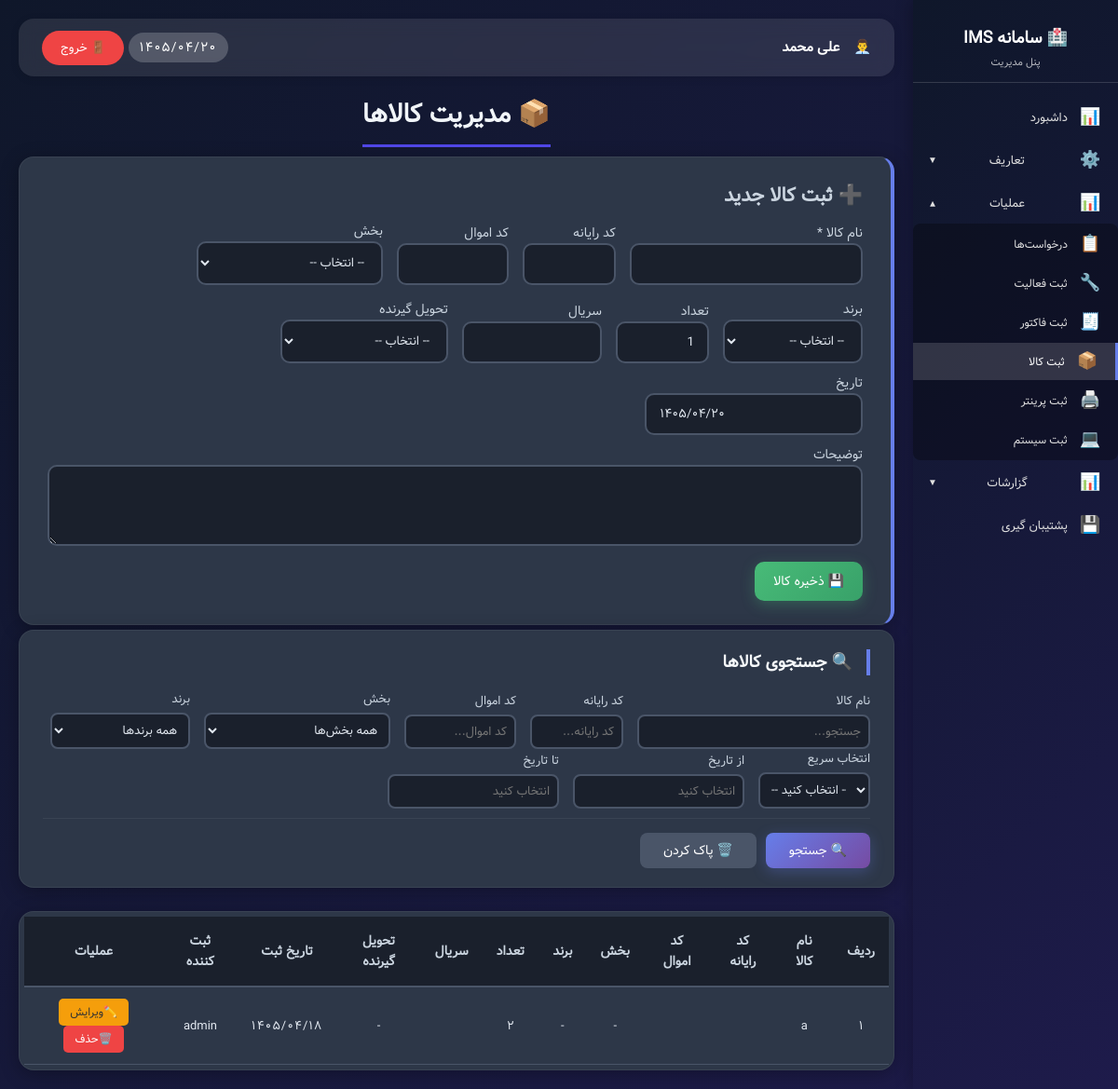
/admin_kala.php (signed in), run on the app's committed database.
### tables this page shows
CREATE TABLE `kala` (
  `id` int NOT NULL AUTO_INCREMENT,
  `computer_code` varchar(100) DEFAULT NULL,
  `property_code` varchar(100) DEFAULT NULL,
  `name` varchar(255) NOT NULL,
  `department_id` int DEFAULT NULL,
  `receiver_person_id` int DEFAULT NULL,
  `quantity` int DEFAULT '1',
  `brand_id` int DEFAULT NULL,
  `serial_number` varchar(100) DEFAULT NULL,
  `created_at` varchar(10) NOT NULL,
  `created_by` int DEFAULT NULL,
  PRIMARY KEY (`id`)
);

CREATE TABLE `users` (
  `id` int NOT NULL AUTO_INCREMENT,
  `username` varchar(50) NOT NULL,
  `password` varchar(255) NOT NULL,
  `fullname` varchar(100) NOT NULL,
  `role` enum('admin','user') DEFAULT 'user',
  `created_at` varchar(50) DEFAULT NULL,
  PRIMARY KEY (`id`),
  UNIQUE KEY `username` (`username`)
);

### assets/jdf.php (called while the page is built, shortened)
<?php
function gregorian_to_jalali($g_y, $g_m, $g_d)
{
    $g_days_in_month = array(31, 28, 31, 30, 31, 30, 31, 31, 30, 31, 30, 31);
    $j_days_in_month = array(31, 31, 31, 31, 31, 31, 30, 30, 30, 30, 30, 29);
    $gy = $g_y - 1600;
    $gm = $g_m - 1;
    $gd = $g_d - 1;
    $g_day_no = 365 * $gy + floor(($gy + 3) / 4) - floor(($gy + 99) / 100) + floor(($gy + 399) / 400);
    for ($i = 0; $i < $gm; ++$i)
        $g_day_no += $g_days_in_month[$i];
    $g_day_no += $gd;
    $j_day_no = $g_day_no - 79;
    $j_np = floor($j_day_no / 12053);
    $j_day_no %= 12053;
    $jy = 979 + 33 * $j_np + 4 * floor($j_day_no / 1461);
    $j_day_no %= 1461;
    if ($j_day_no >= 366) {
        $jy += floor(($j_day_no - 1) / 365);
        $j_day_no = ($j_day_no - 1) % 365;
    }
    for ($i = 0; $i < 11 && $j_day_no >= $j_days_in_month[$i]; ++$i)
        $j_day_no -= $j_days_in_month[$i];
    $jm = $i + 1;
    $jd = $j_day_no + 1;
    return array($jy, $jm, $jd);
}
function jdate($format, $timestamp = null)
{
    if ($timestamp === null) {
        $timestamp = time();
    }
    $gregorian_year = date("Y", $timestamp);
    $gregorian_month = date("m", $timestamp);
    $gregorian_day = date("d", $timestamp);
    list($jalali_year, $jalali_month, $jalali_day) = gregorian_to_jalali($gregorian_year, $gregorian_month, $gregorian_day);
    $output = '';
    $length = strlen($format);
    for ($i = 0; $i < $length; $i++) {
        $char = $format[$i];
        switch ($char) {
            case 'Y': $output .= $jalali_year; break;
            case 'm': $output .= sprintf("%02d", $jalali_month); break;
            case 'd': $output .= sprintf("%02d", $jalali_day); break;
            default: $output .= $char;
        }
    }
    return $output;
}
function now()
{
    return jdate('Y/m/d');
}
function fa_number($number) {
    $persian = ['۰', '۱', '۲', '۳', '۴', '۵', '۶', '۷', '۸', '۹'];
    $english = ['0', '1', '2', '3', '4', '5', '6', '7', '8', '9'];
    return str_replace($english, $persian, $number);
}
?>

### functions.php (called while the page is built, shortened)
<?php
function hasPermission($permission_key) {
    if (isset($_SESSION['user_id']) && $_SESSION['user_id'] == 1) {
        return true;
    }
    return true;
}
function canEditProducts() { return hasPermission('products_edit'); }
function canDeleteProducts() { return hasPermission('products_delete'); }
?>

### admin_kala.php (the view, shortened to what this page needs)
<?php
require_once 'config/config.php';
require_once 'assets/jdf.php';
require_once 'functions.php';
$db = getDB();
$params = [];
$sql = "
SELECT
    k.*,
    d.name AS department_name,
    p.name AS receiver_name,
    b.name AS brand_name,
    u.username AS creator_name
FROM kala k
LEFT JOIN departments d ON k.department_id = d.id
LEFT JOIN persons p ON k.receiver_person_id = p.id
LEFT JOIN brands b ON k.brand_id = b.id
LEFT JOIN users u ON k.created_by = u.id
";
$sql .= " ORDER BY k.id DESC";
$stmt = $db->prepare($sql);
$stmt->execute($params);
$kalas = $stmt->fetchAll(PDO::FETCH_ASSOC);
?>
<!DOCTYPE html>
<html lang="fa" dir="rtl">
<head>
    <link rel="stylesheet" href="assets/styles/persian-datepicker.min.css">
</head>
<body>
<div class="admin-wrapper">
    <?php include 'sidebar.php'; ?>
    <div class="main-content">
        <div class="main-header">
            <div class="user-info">
                <span>👨‍💼</span>
                <span class="user-name"><?php echo htmlspecialchars($_SESSION['fullname']); ?></span>
            </div>
            <div>
                <span class="clock-display" id="liveClock"><?php echo fa_number(now()); ?></span>
                <a href="logout.php" class="logout-btn-sidebar">🚪 خروج</a>
            </div>
        </div>
        <div class="main-title">
            <h1>📦 مدیریت کالاها</h1>
        </div>
        <?php if (canEditProducts()): ?>
            <div class="add-card">
                <h2>➕ ثبت کالا جدید</h2>
                <form method="post" class="kala-form">
                    <div class="form-row">
                        <div class="kala-name">
                            <label>نام کالا *</label>
                            <input type="text" name="name" required>
                        </div>
                        <div class="pc-id">
                            <label>کد رایانه</label>
                            <input type="text" name="computer_code">
                        </div>
                        <div class="property-id">
                            <label>کد اموال</label>
                            <input type="text" name="property_code">
                        </div>
                        <div class="department-group">
                            <label>بخش</label>
                            <select name="department_id">
                                <option value="">-- انتخاب --</option>
                            </select>
                        </div>
                        <div class="brand-group">
                            <label>برند</label>
                            <select name="brand_id">
                                <option value="">-- انتخاب --</option>
                            </select>
                        </div>
                        <div class="amount-group">
                            <label>تعداد</label>
                            <input type="number" name="quantity" value="1" min="1">
                        </div>
                        <div class="serial-group">
                            <label>سریال</label>
                            <input type="text" name="serial_number">
                        </div>
                        <div class="receiver-group">
                            <label>تحویل گیرنده</label>
                            <select name="receiver_person_id">
                                <option value="">-- انتخاب --</option>
                            </select>
                        </div>
                    </div>
                    <div class="form-row">
                    <div class="date-select-group">
                      <label>تاریخ</label>
                        <input type="text" id="add_date" name="created_at" class="form-control" >
                    </div>
                    </div>
                    <div class="form-row">
                        <div class="form-group">
                            <label>توضیحات</label>
                            <textarea name="description" rows="3"></textarea>
                        </div>
                    </div>
                    <div class="form-group">
                        <button type="submit" name="add_kala" class="btn-add">💾 ذخیره کالا</button>
                    </div>
                </form>
            </div>
        <?php endif; ?>
        <div class="search-card">
            <h2>🔍 جستجوی کالاها</h2>
            <div class="search-form">
                <div class="search-row">
                    <div class="kala-name">
                        <label>نام کالا</label>
                        <input type="text" id="search_name" placeholder="جستجو..." value="<?php echo htmlspecialchars($_GET['name'] ?? ''); ?>">
                    </div>
                    <div class="pc-id">
                        <label>کد رایانه</label>
                        <input type="text" id="search_computer_code" placeholder="کد رایانه..." value="<?php echo htmlspecialchars($_GET['computer_code'] ?? ''); ?>">
                    </div>
                    <div class="property-id">
                        <label>کد اموال</label>
                        <input type="text" id="search_property_code" placeholder="کد اموال..." value="<?php echo htmlspecialchars($_GET['property_code'] ?? ''); ?>">
                    </div>
                    <div class="department-group">
                        <label>بخش</label>
                        <select id="search_department">
                            <option value="">همه بخش‌ها</option>
                        </select>
                    </div>
                    <div class="brand-group">
                        <label>برند</label>
                        <select id="search_brand">
                            <option value="">همه برندها</option>
                        </select>
                    </div>
                </div>
                <div class="search-row">
                <div class="date-group">
                    <label>انتخاب سریع</label>
                    <select id="quick_date_select">
                        <option value="">-- انتخاب کنید --</option>
                    </select>
                </div>
                <div class="search-group">
                    <label>از تاریخ </label>
                    <input type="text" id="date_from" name="date_from" class="form-control" placeholder="انتخاب کنید">
                </div>
                <div class="search-group">
                    <label>تا تاریخ </label>
                    <input type="text" id="date_to" name="date_to" class="form-control" placeholder="انتخاب کنید" >
                </div>
                </div>
                    <div class="search-group search-actions">
                        <button type="button" id="search_btn" class="btn-search">🔍 جستجو</button>
                        <button type="button" id="reset_btn" class="btn-reset-search">🗑️ پاک کردن</button>
                    </div>
            </div>
        </div>
        <div class="kala-table data-table">
            <table>
                <thead>
                <tr>
                    <th>ردیف</th>
                    <th>نام کالا</th>
                    <th>کد رایانه</th>
                    <th>کد اموال</th>
                    <th>بخش</th>
                    <th>برند</th>
                    <th>تعداد</th>
                    <th>سریال</th>
                    <th>تحویل گیرنده</th>
                    <th>تاریخ ثبت</th>
                    <th>ثبت کننده</th>
                    <th>عملیات</th>
                </tr>
                </thead>
                <tbody>
                <?php if (empty($kalas)): ?>
                    <tr><td colspan="12">📦 هیچ کالایی ثبت نشده است</td></tr>
                <?php else: ?>
                    <?php $row_num = 1; foreach ($kalas as $kala): ?>
                        <tr>
                            <td><?php echo fa_number($row_num); ?></td>
                            <td><?php echo htmlspecialchars($kala['name']); ?></td>
                            <td><?php echo htmlspecialchars($kala['computer_code'] ?? '-'); ?></td>
                            <td><?php echo htmlspecialchars($kala['property_code'] ?? '-'); ?></td>
                            <td><?php echo htmlspecialchars($kala['department_name'] ?? '-'); ?></td>
                            <td><?php echo htmlspecialchars($kala['brand_name'] ?? '-'); ?></td>
                            <td><?php echo fa_number($kala['quantity'] ?? '1'); ?></td>
                            <td><?php echo htmlspecialchars($kala['serial_number'] ?? '-'); ?></td>
                            <td><?php echo htmlspecialchars($kala['receiver_name'] ?? '-'); ?></td>
                            <td class="date"><?php echo fa_number(htmlspecialchars($kala['created_at'])); ?></td>
                            <td><?php echo htmlspecialchars($kala['creator_name'] ?? '-'); ?></td>
                            <td class="action-buttons">
                                <?php if (canEditProducts()): ?>
                                    <button class="edit-btn" onclick='openEditModal(<?php echo json_encode($kala); ?>)'>✏️ویرایش</button>
                                <?php endif; ?>
                                <?php if (canDeleteProducts()): ?>
                                    <button class="delete-btn" onclick="confirmDelete(<?php echo $kala['id']; ?>, '<?php echo htmlspecialchars($kala['name']); ?>')">🗑️حذف</button>
                                <?php endif; ?>
                            </td>
                        </tr>
                        <?php $row_num++; ?>
                    <?php endforeach; ?>
                <?php endif; ?>
                </tbody>
            </table>
        </div>
    </div>
</div>
</body>
</html>

### assets/styles/sidebar.css (style rules this page uses)
.admin-wrapper { display: flex; min-height: 100vh; }
.main-content { flex: 1; margin-right: 220px; padding: 20px; background: transparent; }
.user-info { display: flex; align-items: center; gap: 15px; color: white; }
.user-name { font-weight: bold; color: white; }

### assets/styles/admin-kala.css (style rules this page uses)
.kala-name { width: 250px; }
.pc-id { width: 100px; }
.property-id { width: 120px; }
.department-group { width: 200px; }
.brand-group { width: 150px; }
.amount-group { width: 100px; }
.serial-group { width: 150px; }
.receiver-group { width: 180px; }
.date-group { width: 120px; }

### data on the page
kala: row_num "۱", name "a", department_name "-", brand_name "-", quantity "۲", receiver_name "-", created_at "۱۴۰۵/۰۴/۱۸", users.username "admin"

### other printed values
$_SESSION['fullname'] "علی محمد"
